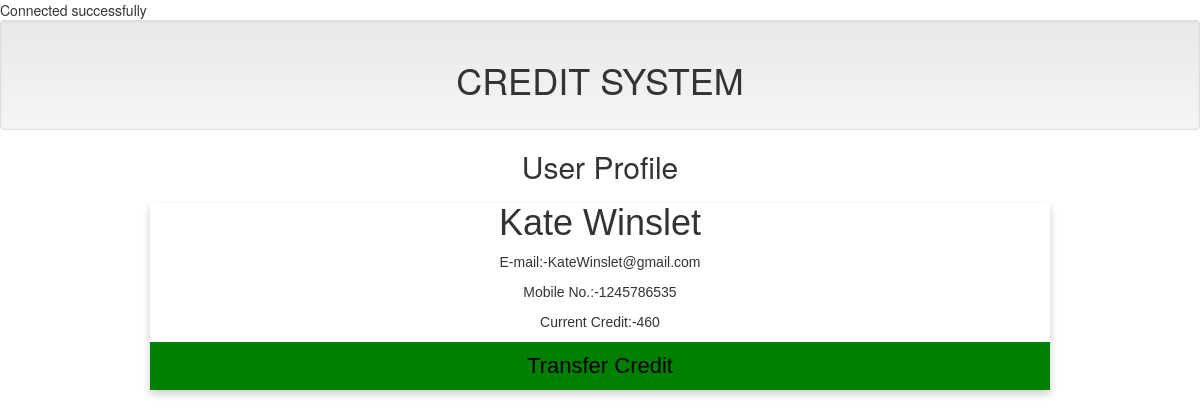
The app's page /card8.php with its own data.
### tables this page shows
CREATE TABLE `name` (
  `ID` int(10) NOT NULL,
  `Name` varchar(15) NOT NULL,
  `E-mail` text NOT NULL,
  `Mobile No.` int(12) NOT NULL,
  `Credit` int(100) NOT NULL
);

### dbcon.php (called while the page is built, shortened)
<?php
$servername = "localhost";
$Name = "root";
$password = "";
$con = new mysqli($servername, $Name, $password, 'alluser');
  $query8 = " SELECT * FROM `name` WHERE `Name` = 'Kate Winslet' ";
  $run8 = mysqli_query($con, $query8);
  $KateWinslet = mysqli_fetch_assoc($run8);
  ?>

### card8.php (the view, shortened to what this page needs)
<?php
      include 'dbcon.php';
      include 'includes/header.php';
      ?>
<head>
<link rel="stylesheet" href="https://cdnjs.cloudflare.com/ajax/libs/font-awesome/4.7.0/css/font-awesome.min.css">
</head>
<body>
<h2 style="text-align:center">User Profile</h2>
<div class="card">
  <h1><?php echo $KateWinslet['Name']; ?></h1>
        <p class="E-mail" title="E-mail">E-mail:-<?php echo $KateWinslet['E-mail']; ?></p>
        <p class="Monile No.">Mobile No.:-<?php echo $KateWinslet['Mobile No.']; ?></p>
        <p class="Current Credit">Current Credit:-<?php echo $KateWinslet['Credit']; ?></p>
  <p><button type="button"> <a href="users/KateWinslet.php">Transfer Credit</a></button></p>
</div>
</body>
</html>

### card8.php (style rules this page uses)
.card { box-shadow: 0 4px 8px 0 rgba(0, 0, 0, 0.2); max-width: 900px; margin: auto; text-align: center; font-family: arial; }
button { border: none; outline: 0; display: inline-block; padding: 8px; color: white; background-color: green; text-align: center; cursor: pointer; width: 100%; font-size: 18px; }
a { text-decoration: none; font-size: 22px; color: black; }

### records on screen
name: Name "Kate Winslet", value "KateWinslet@gmail.com", value "1245786535", Credit "460"
